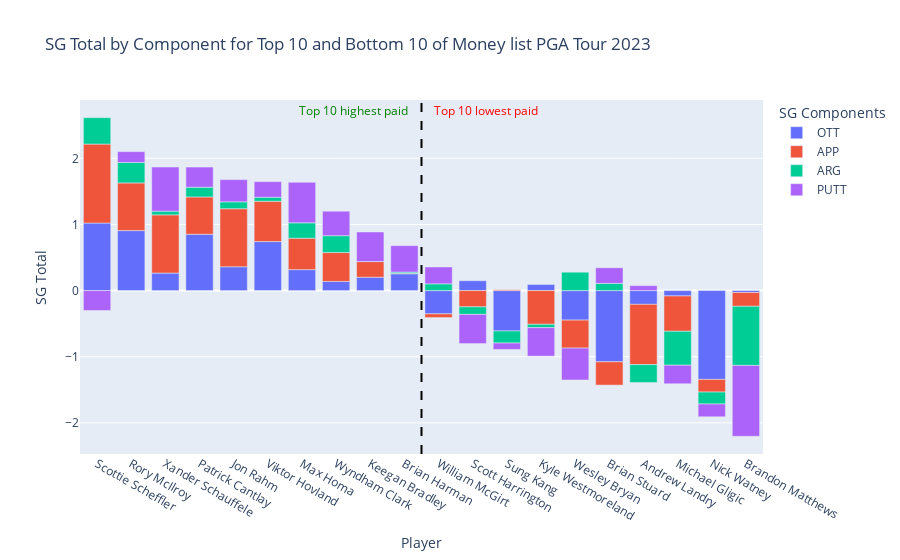

The cell this chart's notebook holds for it:
### Code cell
import plotly.graph_objects as go

# Assuming `df` is your DataFrame



# Creating the figure
fig = go.Figure()

# Adding a bar for each component for all players
for component in ['OTT', 'APP', 'ARG', 'PUTT']:
    fig.add_trace(go.Bar(
        x=money_10['PLAYER'],
        y=money_10[component],
        name=component
    ))



# Adjusting the layout
fig.update_layout(
    barmode='relative',  # This will stack the components on top of each other, showing negatives below the axis
    title='SG Total by Component for Top 10 and Bottom 10 of Money list PGA Tour 2023',
    xaxis_title='Player',
    yaxis_title='SG Total',
    legend_title='SG Components',
    xaxis={'categoryorder':'total descending'},  # Ensures bars are ordered based on the sum of their components if needed
    shapes=[
        # Add a vertical line
        {
            'type': 'line',
            'x0': 9.5,  # Positioning the line between the 10th and 11th bars
            'y0': 0,  # Starting y-coordinate of the line (bottom of your chart)
            'x1': 9.5,  # Ending x-coordinate, same as x0 since it's a vertical line
            'y1': 1,  # Ending y-coordinate of the line (top of your chart). Use a relative value like 1 with yref='paper' to span the whole chart area.
            'line': {
                'color': 'black',
                'width': 2,
                'dash': 'dash',  # Style of the line (dashed)
            },
            'xref': 'x',  # Reference the x-axis for positioning
            'yref': 'paper'  # Reference the entire plot area for y-coordinate
        }
    ]
    ,
    # Adding annotations for labels
    annotations=[
        {
            'x': 7.5,  # Slightly to the left of the line
            'y': 1,
            'xref': 'x',
            'yref': 'paper',
            'text': 'Top 10 highest paid',
            'showarrow': False,
            'font': {'color': 'green', 'size': 12},
            'align': 'right'
        },
        {
            'x': 11.4,  # Slightly to the right of the line
            'y': 1,
            'xref': 'x',
            'yref': 'paper',
            'text': 'Top 10 lowest paid',
            'showarrow': False,
            'font': {'color': 'red', 'size': 12},
            'align': 'left'
        }
    ]

)

# Show the figure
fig.show()

### Figure 1 — Plotly figure (JSON) as saved in the notebook; plotly's stock layout.template omitted (floating-point values rounded to 4 significant figures)
{"data": [{"name": "OTT", "type": "bar", "x": ["Scottie Scheffler", "Jon Rahm", "Viktor Hovland", "Rory McIlroy", "Max Homa", "Wyndham Clark", "Patrick Cantlay", "Brian Harman", "Keegan Bradley", "Xander Schauffele", "Kyle Westmoreland", "Scott Harrington", "Wesley Bryan", "Brian Stuard", "Sung Kang", "William McGirt", "Brandon Matthews", "Andrew Landry", "Nick Watney", "Michael Gligic"], "y": [1.021, 0.36, 0.741, 0.907, 0.317, 0.139, 0.852, 0.254, 0.202, 0.265, 0.093, 0.149, -0.446, -1.077, -0.61, -0.352, -0.029, -0.208, -1.343, -0.081]}, {"name": "APP", "type": "bar", "x": ["Scottie Scheffler", "Jon Rahm", "Viktor Hovland", "Rory McIlroy", "Max Homa", "Wyndham Clark", "Patrick Cantlay", "Brian Harman", "Keegan Bradley", "Xander Schauffele", "Kyle Westmoreland", "Scott Harrington", "Wesley Bryan", "Brian Stuard", "Sung Kang", "William McGirt", "Brandon Matthews", "Andrew Landry", "Nick Watney", "Michael Gligic"], "y": [1.194, 0.878, 0.61, 0.721, 0.475, 0.436, 0.564, 0.008, 0.237, 0.88, -0.51, -0.246, -0.423, -0.352, 0.013, -0.056, -0.209, -0.911, -0.191, -0.534]}, {"name": "ARG", "type": "bar", "x": ["Scottie Scheffler", "Jon Rahm", "Viktor Hovland", "Rory McIlroy", "Max Homa", "Wyndham Clark", "Patrick Cantlay", "Brian Harman", "Keegan Bradley", "Xander Schauffele", "Kyle Westmoreland", "Scott Harrington", "Wesley Bryan", "Brian Stuard", "Sung Kang", "William McGirt", "Brandon Matthews", "Andrew Landry", "Nick Watney", "Michael Gligic"], "y": [0.399, 0.104, 0.06, 0.309, 0.233, 0.255, 0.147, 0.018, 0, 0.056, -0.05, -0.114, 0.278, 0.109, -0.183, 0.102, -0.893, -0.271, -0.181, -0.513]}, {"name": "PUTT", "type": "bar", "x": ["Scottie Scheffler", "Jon Rahm", "Viktor Hovland", "Rory McIlroy", "Max Homa", "Wyndham Clark", "Patrick Cantlay", "Brian Harman", "Keegan Bradley", "Xander Schauffele", "Kyle Westmoreland", "Scott Harrington", "Wesley Bryan", "Brian Stuard", "Sung Kang", "William McGirt", "Brandon Matthews", "Andrew Landry", "Nick Watney", "Michael Gligic"], "y": [-0.301, 0.336, 0.236, 0.164, 0.612, 0.37, 0.305, 0.399, 0.447, 0.667, -0.431, -0.441, -0.483, 0.236, -0.097, 0.255, -1.072, 0.075, -0.193, -0.281]}], "layout": {"annotations": [{"align": "right", "font": {"color": "green", "size": 12}, "showarrow": false, "text": "Top 10 highest paid", "x": 7.5, "xref": "x", "y": 1, "yref": "paper"}, {"align": "left", "font": {"color": "red", "size": 12}, "showarrow": false, "text": "Top 10 lowest paid", "x": 11.4, "xref": "x", "y": 1, "yref": "paper"}], "barmode": "relative", "legend": {"title": {"text": "SG Components"}}, "shapes": [{"line": {"color": "black", "dash": "dash", "width": 2}, "type": "line", "x0": 9.5, "x1": 9.5, "xref": "x", "y0": 0, "y1": 1, "yref": "paper"}], "title": {"text": "SG Total by Component for Top 10 and Bottom 10 of Money list PGA Tour 2023"}, "xaxis": {"categoryorder": "total descending", "title": {"text": "Player"}}, "yaxis": {"title": {"text": "SG Total"}}}}
